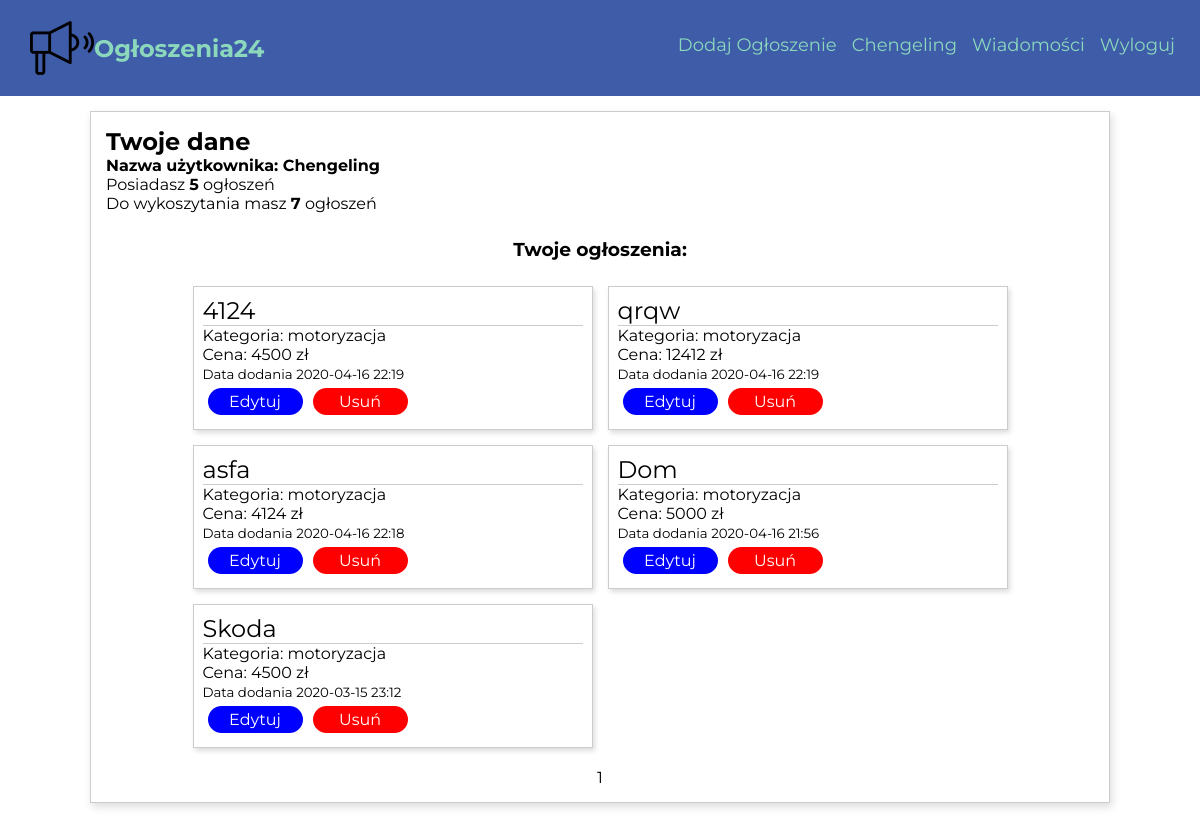
The app's page /moje-konto/ (signed in), older data.
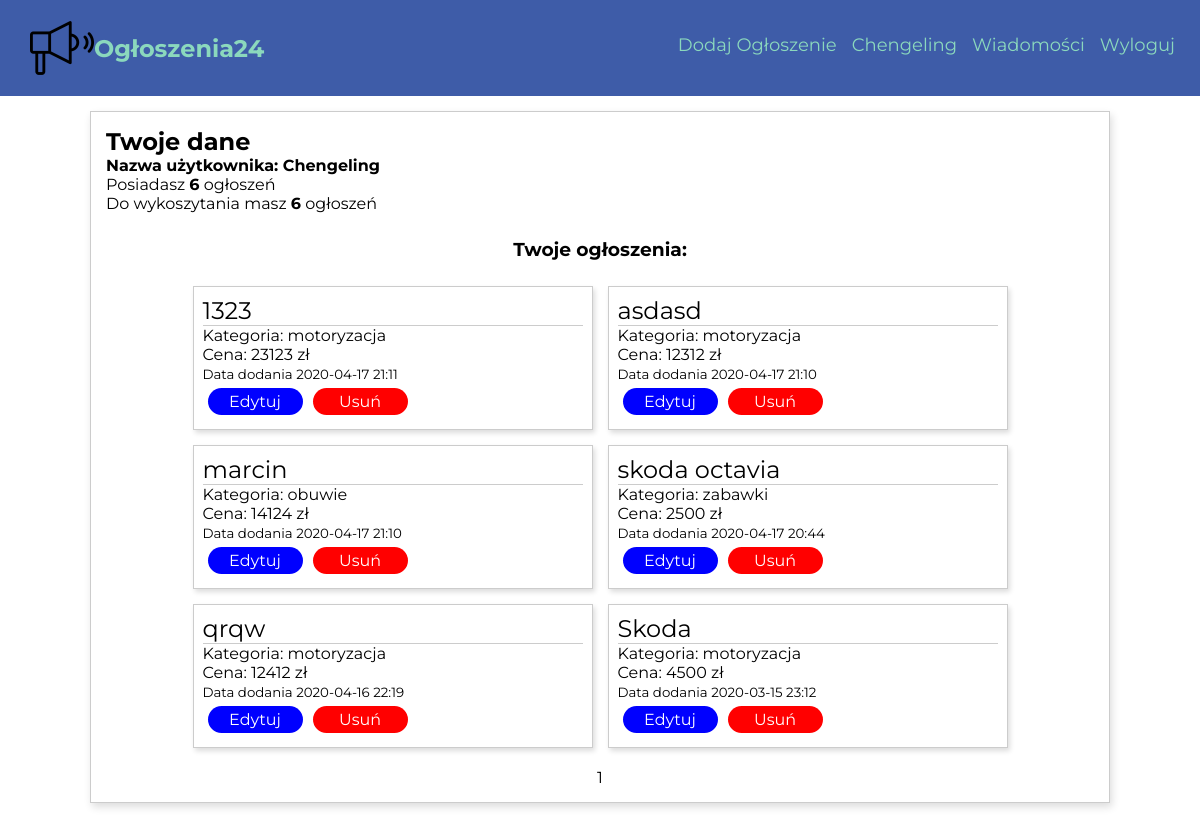
The same page, newer data.
### Ogloszenia24/models.py (models this page shows, shortened)
class User(db.Model, UserMixin):
    id = db.Column(db.Integer, primary_key = True)
    username = db.Column(db.String(20), unique=True, nullable=False)
    password = db.Column(db.String(30), nullable=False)
    email = db.Column(db.String(100), nullable=False, unique=True)
    adverts = db.relationship('Advert', backref='autor', lazy=True)
    messages_sent = db.relationship('Message',foreign_keys='Message.sender_id', backref='author', lazy='dynamic')
    messages_received = db.relationship('Message',foreign_keys='Message.recipient_id', backref='recipient', lazy='dynamic')
    telephone = db.Column(db.String(15))

class Advert(db.Model):
    __searchable__ = ['title']
    id = db.Column(db.Integer, primary_key=True)
    date = db.Column(db.DateTime, nullable=False, default = datetime.utcnow)
    title = db.Column(db.String(100), nullable=False)
    content = db.Column(db.Text, nullable = False)
    user_id = db.Column(db.Integer, db.ForeignKey('user.id'), nullable=False)
    category = db.Column(db.String(50), nullable=False)
    price = db.Column(db.Integer)
    city = db.Column(db.String(), nullable=False)

### Ogloszenia24/views.py (the view)
@app.route("/moje-konto/", methods=['GET', 'POST'])
@login_required
def account():
    user = current_user
    number_of_ads = Advert.query.filter_by(user_id = user.id).count()
    page = request.args.get("page", default = 1, type=int)
    ads = Advert.query.filter_by(user_id = user.id).order_by(Advert.date.desc()).paginate(per_page=6)
    return render_template('user.html', user=user, ads = ads,messages = messages, number_of_ads=number_of_ads, title="Konto użytkownika {}".format(user.username.capitalize()))

### Ogloszenia24/models.py (called while the page is built)
@login_manager.user_loader
def load_user(id):
    return User.query.get(int(id))

### Ogloszenia24/templates/user.html
{% extends 'layout.html' %}
{% block content %}
<div class="user-container">
  <div class="user-info">
    <h2 class="user-info__header">Twoje dane</h2>
    <h4 class="user-info__username">Nazwa użytkownika: {{ user.username }}</h4>
    <p class="user-info__ads-number">Posiadasz <strong>{{ number_of_ads }}</strong> ogłoszeń</p>
    <p class="user-info__ads-remaining">Do wykoszytania masz <strong>{{ 12 - number_of_ads }}</strong> ogłoszeń</p>
    <h3 class="user-info__user-ads">Twoje ogłoszenia: </h2>
    <div class="user-info__ad-list">
      {% for ad in ads.items %}
      <div class="user-info__ad-list-item">
        <a class="user-info__ad-list-item-title" href="{{ url_for('show_advert', advert_id=ad.id) }}"> {{ ad.title }}</a>
        <p class="user-info__ad-list-item-category">Kategoria: <a href="{{ url_for('search_results', category=ad.category) }}"> {{ ad.category }} </a></p>
        <p class="user-info__ad-list-item-price">Cena: {{ ad.price }} zł</p>
        <small class="user-info__ad-list-item-date"> Data dodania {{ ad.date.strftime('%Y-%m-%d %H:%M') }}</small>
        <div class="user-info__ad-list-item-change">
          <div class="user-info__ad-list-item-change--edit">
            <a href="{{ url_for('update_advert', advert_id=ad.id ) }}">Edytuj</a>
          </div>
          <div class="user-info__ad-list-item-change--delete">
            <a href="{{ url_for('delete_advert', advert_id=ad.id) }}">Usuń</a>
          </div>
        </div>
      </div>
      {% endfor %}
    </div>
    <div class="user-info__ad-list-pages">
    {% for page_num in ads.iter_pages() %}
        {% if page_num %}
          <a class="user-info__ad-list-pages-number" href="{{ url_for('account', page=page_num) }}">{{ page_num }}</a>
        {% endif %}
    {% endfor %}
    </div>
  </div>
</div>
{% endblock %}

### Ogloszenia24/templates/layout.html (shortened to what this page needs)
<!DOCTYPE html>
<html lang="en">
<head>
  <link rel="stylesheet" type="text/css" href="{{ url_for('static', filename='style.css')}}"/>
  <link rel="stylesheet" type="text/css" href="{{ url_for('static', filename='home.css')}}"/>
  <link rel="stylesheet" type="text/css" href="{{ url_for('static', filename='register-login.css')}}"/>
  <link rel="stylesheet" type="text/css" href="{{ url_for('static', filename='advert.css')}}"/>
  <link rel="stylesheet" type="text/css" href="{{ url_for('static', filename='user.css')}}"/>
</head>
<body>
    <nav class="nav">
      <div class="nav__logo">
        <a href="{{ url_for('home')}}">
          <img class="nav__logo-image" src="/static/megaphone.png">
        </a>
        <a href="{{ url_for('home')}}">
          <h2 class="nav__logo-text">
            <a class="nav__logo-text-anchor" href="{{ url_for('home')}}">
              Ogłoszenia24
            </a>
          </h2>
        </a>
      </div>
        <ul class="nav__list">
          {% if current_user.is_authenticated %}
                <li class="nav__list-item"><a class="nav__list-item-anchor" href="{{ url_for('add_advert')}}">Dodaj Ogłoszenie</a></li>
                <li class="nav__list-item"><a class="nav__list-item-anchor" href="{{ url_for('account') }}">{{ current_user.username }}</a></li>
                <li class="nav__list-item"><a class="nav__list-item-anchor" href="{{ url_for('messages')}}">Wiadomości</a></li>
                <li class="nav__list-item"><a class="nav__list-item-anchor" href="{{ url_for('logout')}}">Wyloguj</a></li>
              {% else %}
                <li class="nav__list-item"><a class="nav__list-item-anchor" href="{{ url_for('login')}}">Logowanie</a></li>
                <li class="nav__list-item"><a class="nav__list-item-anchor" href="{{ url_for('register')}}">Rejestracja</a></li>
              {% endif %}
        </ul>
    </nav>
  <main class="container">
    {% block content %}
    {% endblock %}
  </main>
</body>
</html>

### Ogloszenia24/static/style.css (style rules this page uses)
* { margin: 0; padding: 0; box-sizing: border-box; font-family: 'Montserrat', sans-serif; }
:root { --primary-color: #3e5ca8; --secondary-color: #8BD8BD; --orange-color: rgb(255, 113, 18); }
.container { width: 100vw; max-width: 100%; overflow: hidden; }

### Ogloszenia24/static/home.css (style rules this page uses)
.nav { display: flex; justify-content: space-between; align-items: center; background-color: #fffdf7; width: 100%; max-width: 100vw; background: var(--primary-color); padding: 15px 10px; overflow: hidden; height: 12vh; }
.nav__logo { display: flex; align-items: center; margin-left: 20px; }
.nav__logo-image { display: block; height: 64px; width: 64px; }
.nav__logo-text-anchor { color: var(--secondary-color); text-decoration: none; }
.nav__list { display: flex; list-style: none; transition: 0.5s; }
.nav__list-item { margin-right: 15px; position: relative; }
.nav__list-item-anchor { text-decoration: none; color: var(--secondary-color); position: relative; font-size: 18px; }
.nav__list-item-anchor::after { content: ""; width: 0; margin: 0 auto; height: 3px; display: block; background-color: rgb(255, 113, 18); transition: 0.4s ease-out; margin-top: 4px; }

### Ogloszenia24/static/user.css (style rules this page uses)
.user-container { width: 85%; border: 1px solid #ccc; box-shadow: 2px 4px 8px #ddd; margin: 15px auto; padding: 15px; }
.user-info__user-ads { margin: 25px; text-align: center; }
.user-info__ad-list { display: grid; grid-template-columns: repeat(auto-fit, minmax(250px, 400px)); justify-content: center; gap: 15px; }
.user-info__ad-list-item { border: 1px solid #ccc; box-shadow: 2px 3px 5px #ddd; padding: 9px; }
.user-info__ad-list-item-title { text-decoration: none; font-size: 24px; color: black; border-bottom: 1px solid #ccc; display: block; }
.user-info__ad-list-item-category a { text-decoration: none; color: black; }
.user-info__ad-list-item-change { display: flex; }
.user-info__ad-list-item-change--edit, .user-info__ad-list-item-change--delete { width: 25%; border-radius: 15px; padding: 4px; text-align: center; margin: 5px; }
.user-info__ad-list-item-change--edit { background-color: blue; }
.user-info__ad-list-item-change--delete { background: red; }
.user-info__ad-list-item-change--edit a, .user-info__ad-list-item-change--delete a { text-decoration: none; color: white; }
.user-info__ad-list-pages { margin-top: 20px; text-align: center; }
.user-info__ad-list-pages-number { text-decoration: none; color: black; }

Row changes from the older to the newer data that the page shows:
removed Advert: title "4124", category "motoryzacja", price "4500", date "2020-04-16 22:19"
removed Advert: title "asfa", category "motoryzacja", price "4124", date "2020-04-16 22:18"
removed Advert: title "Dom", category "motoryzacja", price "5000", date "2020-04-16 21:56"
added Advert: title "1323", category "motoryzacja", price "23123", date "2020-04-17 21:11"
added Advert: title "asdasd", category "motoryzacja", price "12312", date "2020-04-17 21:10"
added Advert: title "marcin", category "obuwie", price "14124", date "2020-04-17 21:10"
added Advert: title "skoda octavia", category "zabawki", price "2500", date "2020-04-17 20:44"
Text that changed along with them:
{{ number_of_ads }}: "5" → "6"
{{ 12 - number_of_ads }}: "7" → "6"
